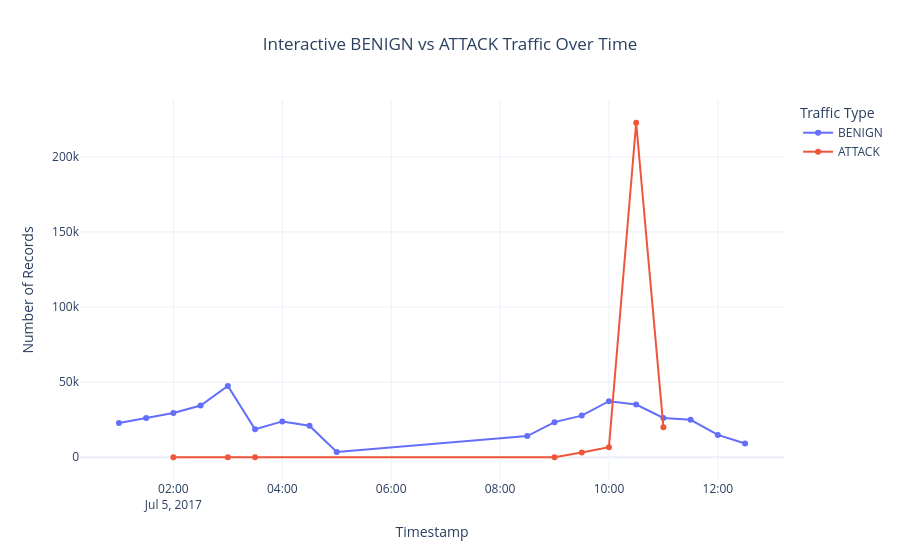

This figure's notebook cell:
### Code cell
# ==========================================
# PHASE 5: DATA VISUALIZATION
# STEP 10B: INTERACTIVE TIME-BASED TRAFFIC
# ==========================================

# Prepare timestamp data
time_df = df[["Timestamp", "Traffic Type"]].dropna(
    subset=["Timestamp"]
).copy()

# Group records into 30-minute intervals
time_traffic = (
    time_df
    .set_index("Timestamp")
    .groupby([
        pd.Grouper(freq="30min"),
        "Traffic Type"
    ])
    .size()
    .reset_index(name="Record Count")
)

# Create interactive line chart
fig = px.line(
    time_traffic,
    x="Timestamp",
    y="Record Count",
    color="Traffic Type",
    markers=True,
    title="Interactive BENIGN vs ATTACK Traffic Over Time",
    template="plotly_white"
)

fig.update_layout(
    title_x=0.5,
    xaxis_title="Timestamp",
    yaxis_title="Number of Records",
    hovermode="x unified"
)

# Save interactive chart
fig.write_html(
    "../Visualizations/Interactive/02_Interactive_Time_Based_Traffic.html"
)

fig.show()

### Figure 1 — Plotly figure (JSON) as saved in the notebook; plotly's stock layout.template omitted (floating-point values rounded to 4 significant figures)
{"data": [{"hovertemplate": "Traffic Type=BENIGN<br>Timestamp=%{x}<br>Record Count=%{y}<extra></extra>", "legendgroup": "BENIGN", "line": {"color": "#636efa", "dash": "solid"}, "marker": {"symbol": "circle"}, "mode": "lines+markers", "name": "BENIGN", "orientation": "v", "showlegend": true, "type": "scatter", "x": ["2017-07-05T01:00:00.000000", "2017-07-05T01:30:00.000000", "2017-07-05T02:00:00.000000", "2017-07-05T02:30:00.000000", "2017-07-05T03:00:00.000000", "2017-07-05T03:30:00.000000", "2017-07-05T04:00:00.000000", "2017-07-05T04:30:00.000000", "2017-07-05T05:00:00.000000", "2017-07-05T08:30:00.000000", "2017-07-05T09:00:00.000000", "2017-07-05T09:30:00.000000", "2017-07-05T10:00:00.000000", "2017-07-05T10:30:00.000000", "2017-07-05T11:00:00.000000", "2017-07-05T11:30:00.000000", "2017-07-05T12:00:00.000000", "2017-07-05T12:30:00.000000"], "xaxis": "x", "y": [22746, 26156, 29426, 34437, 47467, 18662, 23862, 21015, 3535, 14107, 23379, 27724, 37331, 35125, 26114, 24936, 14877, 9116], "yaxis": "y"}, {"hovertemplate": "Traffic Type=ATTACK<br>Timestamp=%{x}<br>Record Count=%{y}<extra></extra>", "legendgroup": "ATTACK", "line": {"color": "#EF553B", "dash": "solid"}, "marker": {"symbol": "circle"}, "mode": "lines+markers", "name": "ATTACK", "orientation": "v", "showlegend": true, "type": "scatter", "x": ["2017-07-05T02:00:00.000000", "2017-07-05T03:00:00.000000", "2017-07-05T03:30:00.000000", "2017-07-05T09:00:00.000000", "2017-07-05T09:30:00.000000", "2017-07-05T10:00:00.000000", "2017-07-05T10:30:00.000000", "2017-07-05T11:00:00.000000"], "xaxis": "x", "y": [5, 9, 2, 1, 3200, 6734, 222685, 20035], "yaxis": "y"}], "layout": {"hovermode": "x unified", "legend": {"title": {"text": "Traffic Type"}, "tracegroupgap": 0}, "title": {"text": "Interactive BENIGN vs ATTACK Traffic Over Time", "x": 0.5}, "xaxis": {"anchor": "y", "domain": [0, 1], "title": {"text": "Timestamp"}}, "yaxis": {"anchor": "x", "domain": [0, 1], "title": {"text": "Number of Records"}}}}
